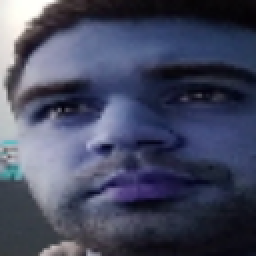
#> input picture data/final/FinalDatasetCroppedAugmented/Awake/image_18.png, 128 x 128 px, given as the content of the folder ../data/raw/FaceImages/Tired, which was not available (shown 2 times larger)
$ jupyter execute --allow-errors CompleteProcess.ipynb   (text cells are left out)
#> lines starting #> are read from the running program, lines starting #| are printed output that depends on the picture; pictures that were not available may be replaced by others from this repository, and a replacement may not be noted
[cell 1]
from matplotlib import pyplot as plt
import os
import numpy as np
import cv2
import shutil
# --- keras ---
from keras.preprocessing.image import ImageDataGenerator
from keras.metrics import Precision, Recall, AUC
from keras.models import Sequential
from keras.layers import Conv2D, MaxPooling2D, Flatten, Dense, Dropout, GaussianNoise
# --- sklearn ---
from sklearn.utils import shuffle
from sklearn.model_selection import train_test_split
from sklearn.model_selection import cross_validate
from sklearn.metrics import make_scorer
from sklearn.model_selection import StratifiedKFold
from sklearn.metrics import confusion_matrix, accuracy_score
# --- scikeras ---
from scikeras.wrappers import KerasClassifier

[cell 2]
RANDOM_SEED = 42                    # for ease of adjustment on functions, where ransom seed is required
CLASS_NAMES = ('Awake', 'Tired')
EPOCHS = 10                         # number of epochs for model training
BATCH_SIZE = 32                     # batch size for model training

[cell 3]
def create_class_folders(output_dir, classes):
    """
    Create folders for each class within the specified output directory.

    Parameters:
    - output_dir (str): The directory where the class folders will be created.
    - classes (list): A list of class names for which folders will be created.

    Returns:
    None
    """

    for class_name in classes:
        class_path = os.path.join(output_dir, class_name)

        # Check if the folder already exists
        if os.path.exists(class_path):
            # If it exists, delete it and its contents
            shutil.rmtree(class_path)

        # Create the folder
        os.makedirs(class_path, exist_ok=True)


def save_images(X, y, output_dir, classes):
    """
    Save images to class-specific folders within the specified output directory.

    Parameters:
    - X (list): A list of images to be saved.
    - y (list): A list of corresponding class labels for the images.
    - output_dir (str): The directory where class-specific folders will be created.
    - classes (list): A list of class names for categorizing images.

    Returns:
    None
    """

    create_class_folders(output_dir, classes)

    # Save the images to the specified folder
    for i, (img, label) in enumerate(zip(X, y)):
        class_path = os.path.join(output_dir, label)
        filename = f'image_{len(os.listdir(class_path)) + 1}.png'
        filepath = os.path.join(class_path, filename)

        # Save the image
        cv2.imwrite(filepath, img)

[cell 4]
def plot_line_of_images(X, y, n_images):
    """
    Plot a line of images with corresponding labels for visual analysis.

    Parameters:
    - X (list): A list of images to be plotted.
    - y (list): A list of corresponding labels for the images.
    - n_images (int): The number of images to be displayed in the line plot.

    Returns:
    None
    """

    fig, ax = plt.subplots(ncols=n_images, figsize=(20, 20))
    for idx, img in enumerate(X[:n_images]):
        ax[idx].imshow(img.astype(int))
        ax[idx].title.set_text(f"Label: {y[idx]}")


def plot_desired_images(X, y, indexes):
    """
    Plot selected images with corresponding labels for visual analysis.

    Parameters:
    - X (list): A list of images to be plotted.
    - y (list): A list of corresponding labels for the images.
    - indexes (list): A list of indices indicating the images to be displayed.

    Returns:
    None
    """

    fig, ax = plt.subplots(ncols=len(indexes), figsize=(20, 20))
    for idx, img in enumerate(X[indexes]):
        ax[idx].imshow(img.astype(int))
        ax[idx].title.set_text(f"Label: {y[indexes[idx]]}")

[cell 5]
def move_images_from_one_to_other(X1,y1, X2, y2, n):
    """
    Move a specified number of random images from one set to another.

    Parameters:
    - X1 (numpy.ndarray): Array containing images from the source set.
    - y1 (numpy.ndarray): Array containing labels corresponding to the source set.
    - X2 (numpy.ndarray): Array containing images from the destination set.
    - y2 (numpy.ndarray): Array containing labels corresponding to the destination set.
    - n (int): Number of random images to move from set1 to set2.

    Returns:
    - Tuple of numpy.ndarrays: Updated X1, y1, X2, y2 arrays after moving images.
    """

    # Specify the indices of images you want to move from array1 to array2
    indices_to_move = np.random.choice(X1.shape[0], n)

    # Extract the selected images from array1
    selected_images = X1[indices_to_move]
    selected_labels = y1[indices_to_move]

    # Remove the selected images from array1
    X1 = np.delete(X1, indices_to_move, axis=0)
    y1 = np.delete(y1, indices_to_move, axis=0)

    # Concatenate the selected images to array2
    X2 = np.concatenate((X2, selected_images), axis=0)
    y2 = np.concatenate((y2, selected_labels), axis=0)

    # Print the shapes of the arrays after moving images
    print("X1 Shape after Moving:", X1.shape)
    print("y1 Shape after Moving:", y1.shape)
    print("X2 Shape after Moving:", X2.shape)
    print("y2 Shape after Moving:", y2.shape)

    return X1, y1, X2, y2

[cell 6]
DIR_KAGGLE_RAW_DATA_TIRED = '../data/raw/FaceImages/Tired'
DIR_KAGGLE_RAW_DATA_AWAKE = '../data/raw/FaceImages/Awake'

DIR_OUR_RAW_DATA_TIRED = '../data/raw/OurDataset/Tired'
DIR_OUR_RAW_DATA_AWAKE = '../data/raw/OurDataset/Awake'

RAW_IMAGE_SIZE = (256, 256)

[cell 7]
def load_images_from_folder(folder, resize):
    """
    Load images from a specified folder and resize them.

    Parameters:
    - folder (str): Path to the folder containing images.
    - resize (tuple): Desired dimensions for resizing images (width, height).

    Returns:
    - Tuple of numpy.ndarrays: Loaded images and their corresponding labels.
    """
#> called with folder = '../data/raw/FaceImages/Tired', resize = (256, 256)

    images = []
    labels = []

    for filename in os.listdir(folder):
        path = os.path.join(folder, filename)
        label = folder.split("/")[-1]  # Extract class label from folder name

        if os.path.isfile(path):
            img = cv2.imread(path)
#> img is the input picture: shape (128, 128, 3); mean B, G, R 96, 73.6, 69.4
            img = cv2.cvtColor(img, cv2.COLOR_BGR2RGB)
            img = cv2.resize(img, resize)
#> img: shape (256, 256, 3)

            images.append(img)
            labels.append(label)

    return np.array(images), np.array(labels)

[cell 8]
X_tired_kaggle_raw, y_tired_kaggle_raw = load_images_from_folder(DIR_KAGGLE_RAW_DATA_TIRED, RAW_IMAGE_SIZE)
X_awake_kaggle_raw, y_awake_kaggle_raw = load_images_from_folder(DIR_KAGGLE_RAW_DATA_AWAKE, RAW_IMAGE_SIZE)

X_kaggle_raw = np.concatenate([X_tired_kaggle_raw, X_awake_kaggle_raw], axis=0)
y_kaggle_raw = np.concatenate([y_tired_kaggle_raw, y_awake_kaggle_raw], axis=0)

X_kaggle_shuffled, y_kaggle_shuffled = shuffle(X_kaggle_raw, y_kaggle_raw, random_state=RANDOM_SEED)

print(f"Loaded images: {X_kaggle_shuffled.shape}")
#| Loaded images: (5, 256, 256, 3)
print(f"Loaded labels: {y_kaggle_shuffled.shape}")
#| Loaded labels: (5,)

[cell 9]
plot_line_of_images(X_kaggle_shuffled, y_kaggle_shuffled, 5)
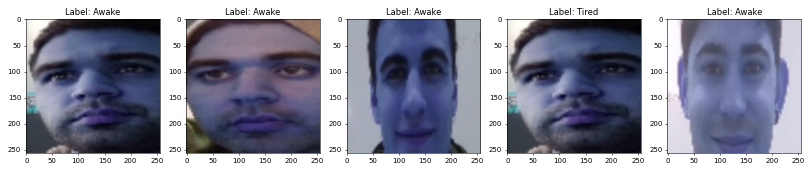
#> figure drawn by matplotlib, 5 panels

[cell 10]
X_tired_our_raw, y_tired_our_raw = load_images_from_folder(DIR_OUR_RAW_DATA_TIRED, RAW_IMAGE_SIZE)
X_awake_our_raw, y_awake_our_raw = load_images_from_folder(DIR_OUR_RAW_DATA_AWAKE, RAW_IMAGE_SIZE)

X_our_raw = np.concatenate([X_tired_our_raw, X_awake_our_raw], axis=0)
y_our_raw = np.concatenate([y_tired_our_raw, y_awake_our_raw], axis=0)

X_our_shuffled, y_our_shuffled = shuffle(X_our_raw, y_our_raw, random_state=RANDOM_SEED)

print(f"Loaded images: {X_our_shuffled.shape}")
#| Loaded images: (5, 256, 256, 3)
print(f"Loaded labels: {y_our_shuffled.shape}")
#| Loaded labels: (5,)

[cell 11]
# Add Kaggle Data to avoid catastrophic forgetting
X_kaggle_shuffled, y_kaggle_shuffled, X_our_shuffled, y_our_shuffled = move_images_from_one_to_other(X_kaggle_shuffled, y_kaggle_shuffled, X_our_shuffled, y_our_shuffled, 1000)
#| X1 Shape after Moving: (0, 256, 256, 3)
#| y1 Shape after Moving: (0,)
#| X2 Shape after Moving: (1005, 256, 256, 3)
#| y2 Shape after Moving: (1005,)

X_our_shuffled, y_our_shuffled = shuffle(X_our_shuffled, y_our_shuffled, random_state=RANDOM_SEED)

[cell 12]
plot_line_of_images(X_our_shuffled, y_our_shuffled, 5)
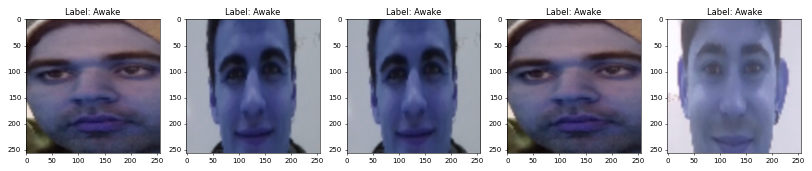
#> figure drawn by matplotlib, 5 panels

[cell 13]
DIR_KAGGLE_TRAIN_DATA = '../data/raw/FaceImagesTrainTest/train'
DIR_KAGGLE_TEST_DATA = '../data/raw/FaceImagesTrainTest/test'

DIR_OUR_TRAIN_DATA = '../data/raw/OurDatasetTrainTest/train'
DIR_OUR_TEST_DATA = '../data/raw/OurDatasetTrainTest/test'

#> (a cell that did not finish here is left out)

#> (a cell that did not finish here is left out)

[cell 16]
X_our_train, X_our_test, y_our_train, y_our_test = train_test_split(X_our_shuffled, y_our_shuffled, test_size=0.2, random_state=RANDOM_SEED)

[cell 17]
# save split
save_images(X_our_train, y_our_train, DIR_OUR_TRAIN_DATA, CLASS_NAMES)
#> in save_images, `cv2.imwrite(filepath, img)`:
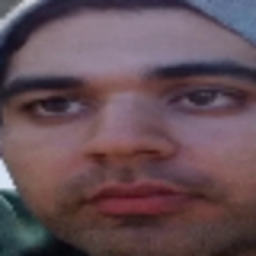
#> saved as image_1.png: shape (256, 256, 3); mean B, G, R 87, 79, 101
